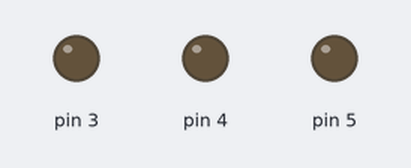
Bench run of a sketch on a simulated Arduino Uno, built with avr-gcc and run on an emulated ATmega328P. Parts: output pins drawn as LEDs (lit = HIGH).

Above: at 0.2 s.
At 1.0 s:
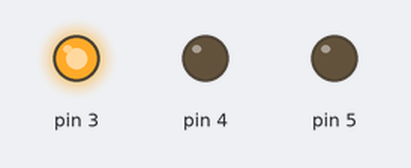
At 3.0 s:
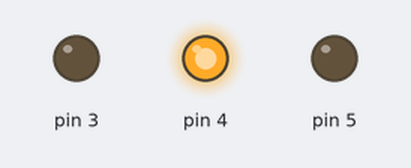
At 4.7 s:
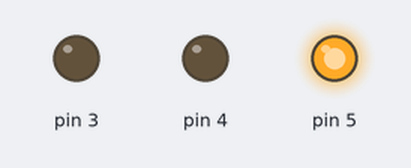
Timing chart, 0 to 6.5 s (numbered marks = the images above):
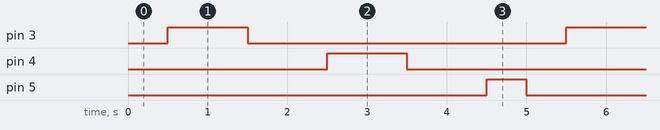

Measured:
- by itself, pin 3, pin 4: alternates HIGH for 1.0 s and LOW for 4.0 s
- by itself, pin 5: alternates HIGH for 0.50 s and LOW for 4.5 s
- by itself, everything shown: repeats every 5.0 s, in 6 steps

The sketch:

Exer4.ino
```cpp
//Identificação de entradas e saídas
void setup(){
  pinMode(3, OUTPUT);
  pinMode(4, OUTPUT);
  pinMode(5, OUTPUT);
}
//Leds intermitentes
void loop(){

  	delay(500);
	digitalWrite(3, 1);
  	delay(1000);
	digitalWrite(3, 0);
  	delay(1000);
	digitalWrite(4, 1);
  	delay(1000);
	digitalWrite(4, 0);
  	delay(1000);
	digitalWrite(5, 1);
  	delay(500);
	digitalWrite(5, 0);

}
```
